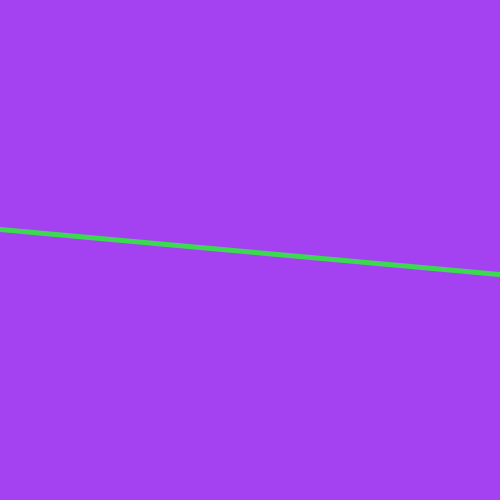
Frame 1 (no input)
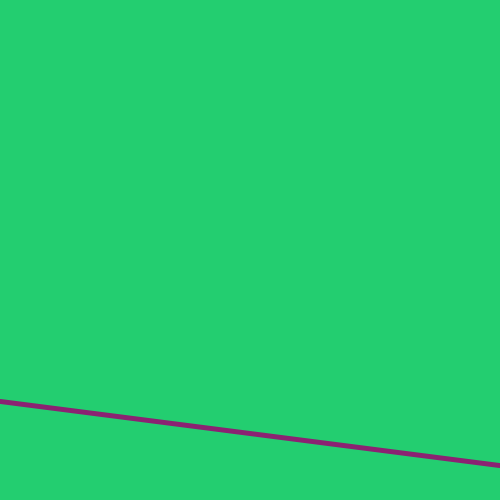
Frame 60 (the mouse pressed at the canvas centre just before this capture)
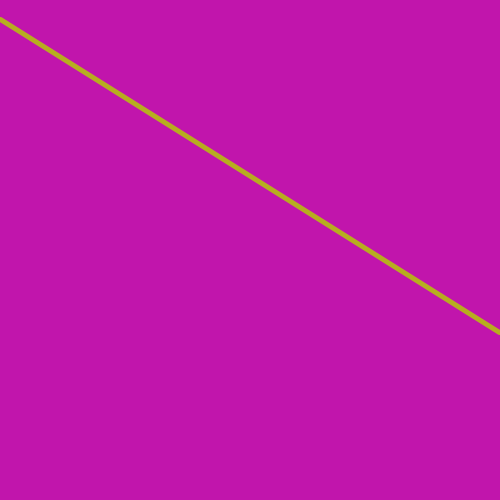
Frame 120 (the mouse held since frame 60 and released just before this capture)

The Processing sketch that drew these frames (run headless with seeded random() and noise(); from frame 60 on, the mouse is pressed at the canvas centre):

// Processing sketch: Challange_12
// ── Challange_12.pde
void setup() {
  size(500,500);
}
void draw() {
  background(random(255),random(255),random(255));
  strokeWeight(5);
  stroke(random(255),random(255),random(255));
  line(0,random(500),499,random(500));
}
